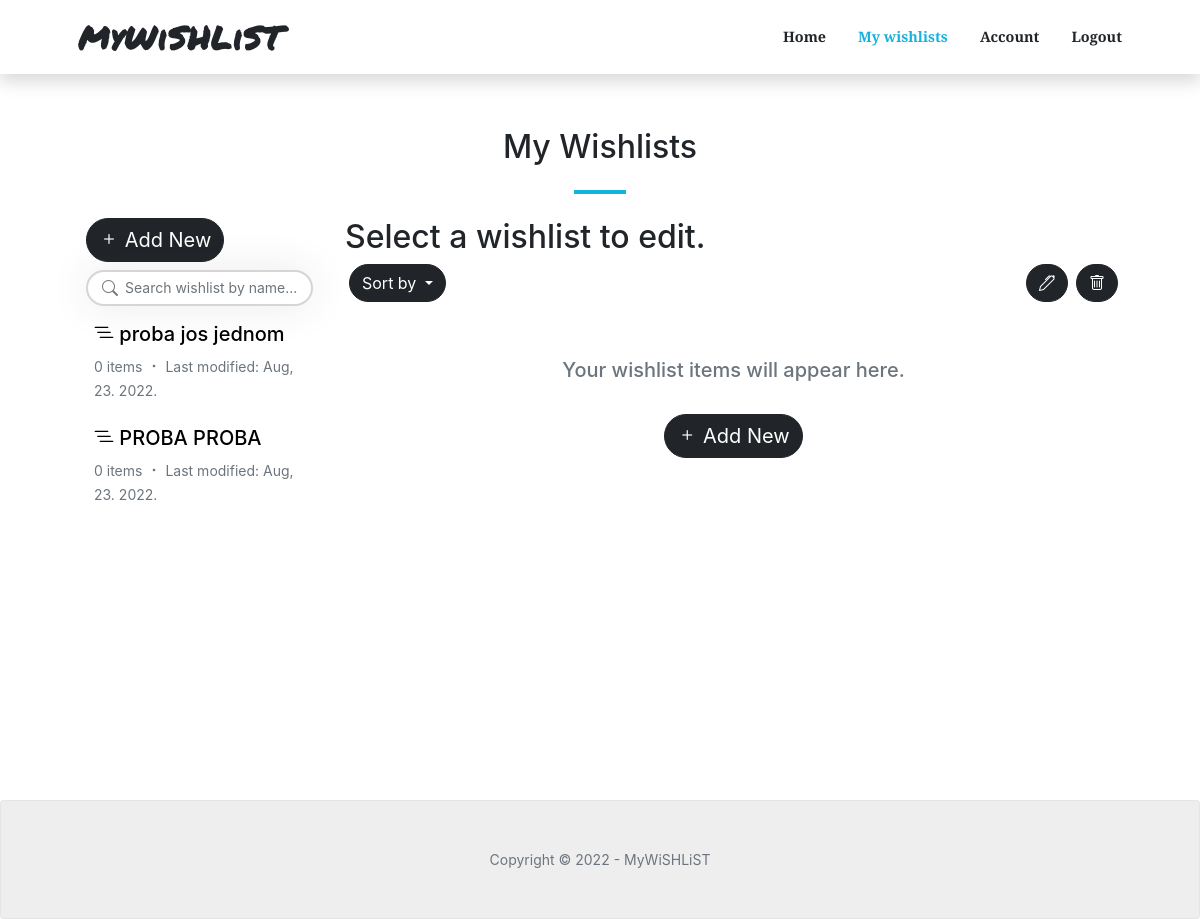
The page /wishlists/ (signed in) on the database as committed earlier.
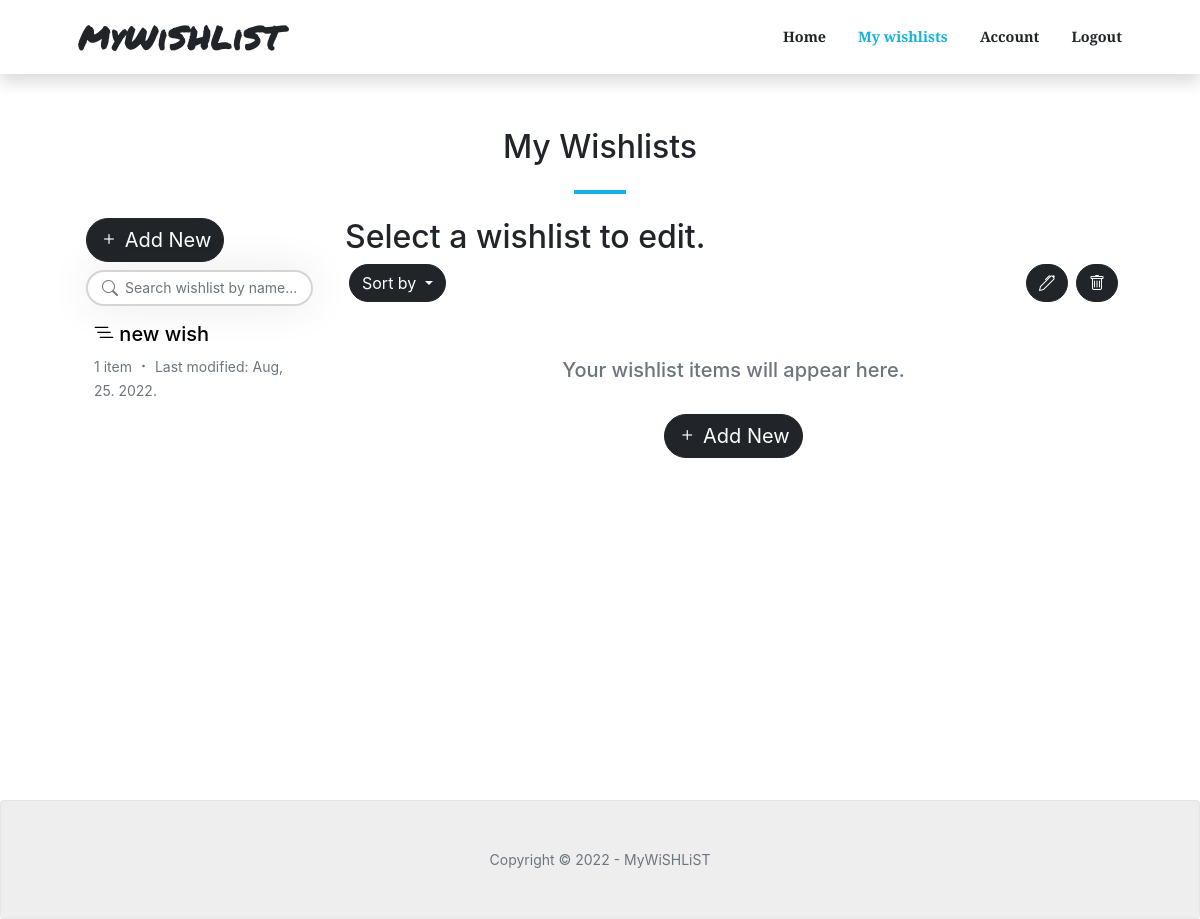
The same page on the database as committed later.
### wishlists/models.py (models this page shows, shortened)
class Wishlist(models.Model):
    class PriorityChoices(models.IntegerChoices):
        low = 1, _('Low')
        medium = 3, _('Medium')
        high = 5, _('High')
    id = models.UUIDField(default=uuid.uuid4, unique=True, primary_key=True, editable=False)
    owner = models.ForeignKey(Account, null=True, blank=True, on_delete=models.SET_NULL)
    title = models.CharField(max_length=200)
    priority = models.IntegerField(choices=PriorityChoices.choices, default=PriorityChoices.low)
    created = models.DateTimeField(auto_now_add=True)
    modified = models.DateTimeField(auto_now=True)
    class Meta:
        ordering = ['-modified']
    @property
    def total_products(self):
        try:
            products = self.product_set.all()
            return products.count()
        except AttributeError:
            return 0

### wishlists/views.py (the view)
# urls.py: path('wishlists/', views.get_all_wishlists, name="wishlists"),
@login_required(login_url="login")
def get_all_wishlists(request):
    account = request.user.account
    wishlists = account.wishlist_set.all()
    text_message = ''
    search_query = ''
    if not wishlists:
        text_message = "You don't have any wishlists."
    if request.GET.get('search_query'):
        search_query = request.GET.get('search_query')
        wishlists = account.wishlist_set.filter(title__icontains=search_query)
        if not wishlists:
            text_message = "No wishlists found."
    custom_range, wishlists = paginateWishlists(request, wishlists, 10)
    context = {
        'wishlists': wishlists,
        'search_query': search_query,
        'text_message': text_message,
        'custom_range': custom_range,
        }
    return render(request, 'wishlists/wishlists.html', context)

### wishlists/utils.py (called while the page is built)
def paginateWishlists(request, wishlists, results):
    page = request.GET.get('page')
    paginator = Paginator(wishlists, results)
    try:
        wishlists = paginator.page(page)
    except PageNotAnInteger:
        page = 1
        wishlists = paginator.page(page)
    except EmptyPage:
        page = paginator.num_pages
        wishlists = paginator.page(page)
    leftIndex = (int(page) - 2)
    if leftIndex < 1:
        leftIndex = 1
    rightIndex = (int(page) + 3)
    if rightIndex > paginator.num_pages:
        rightIndex = paginator.num_pages + 1
    custom_range = range(leftIndex, rightIndex)
    return custom_range, wishlists

### wishlists/templates/wishlists/wishlists.html (shortened to what this page needs)
{% extends 'main.html' %}
{% block content %}
<section class="page-section" id="single-wishlist">
    <div class="container-custom px-4 px-lg-5">
        <h2 class="text-center">My Wishlists</h2>
        <hr class="divider" />
        <div class="row">
            <div class="col-lg-3">
                <div class="px-2 mb-2">
                    <a href="{% url 'create-wishlist' %}"><button class="btn btn-dark fs-5"><i class="bi bi-plus"></i> Add New</button></a>
                </div>
                <form id="searchForm" action="{% url 'wishlists' %}" method="GET">
                    <div class="row d-flex align-items-center px-2 mb-2">
                        <div class="col-md-12">
                            <div class="search">
                                <button type="submit" class="btn bi bi-search"></button>
                                <input type="text" class="form-control fs-7" name="search_query" value="{{search_query}}" placeholder="Search wishlist by name...">
                            </div>
                        </div>
                    </div>
                </form>
                <div class="px-2">
                    {% if wishlists %}
                    {% for wishlist in wishlists %}
                    <a href="{% url 'wishlist' wishlist.id %}">
                        <div class="p-2 mb-2 card-custom">
                            <h5 class="text-truncate text-black"><i class="bi-list-nested"></i> {{wishlist.title}}</h5>
                            <p class="text-muted mb-0 fs-7 d-inline">{{wishlist.total_products}} item{{wishlist.total_products|pluralize:"s"}}</p>
                            <p class="text-muted mb-0 fs-7 d-inline"><i class="bi bi-dot"></i></p>
                            <p class="text-muted mb-0 fs-7 d-inline">Last modified: {{wishlist.modified|date:"M, d. Y." }}</p>
                        </div>
                    </a>
                    {% endfor %}
                    {% else %}
                    <h6 class="text-muted pt-2 ps-1">{{text_message}}</h6>
                    {% endif %}
                </div>
            </div>
            <div class="col-lg-9">
                <div class="row">
                    <div class="col-9">
                        <h2>Select a wishlist to edit.</h2>
                    </div>
                    <div class="pb-5">
                    <div class="dropdown d-inline float-start mx-1">
                        <button class="btn btn-dark dropdown-toggle" type="button" id="dropdownMenuButton1" data-bs-toggle="dropdown" aria-expanded="false">
                          Sort by
                        </button>
                      </div>
                        <button class="btn btn-dark d-inline float-end mx-1"><i class="bi bi-trash"></i></button>
                        <button class="btn btn-dark d-inline float-end mx-1"><i class="bi bi-pen"></i></button>
                    </div>
                    <div class="p-2 d-flex justify-content-center">
                        <h5 class="text-muted">Your wishlist items will appear here.</h5>
                    </div>
                    <div class="d-flex justify-content-center py-3">
                        <a href="{% url 'create-wishlist' %}"><button class="btn btn-dark fs-5"><i class="bi bi-plus"></i> Add New</button></a>
                    </div>
                </div>
            </div>
        </div>
    </div>
</section>
{% endblock %}

Rows that differ between the two databases and show on the page:
removed Wishlist: title "proba jos jednom", total_products "0", modified "Aug, 23. 2022."
removed Wishlist: title "PROBA PROBA", total_products "0", modified "Aug, 23. 2022."
added Wishlist: title "new wish", total_products "1", modified "Aug, 25. 2022."
